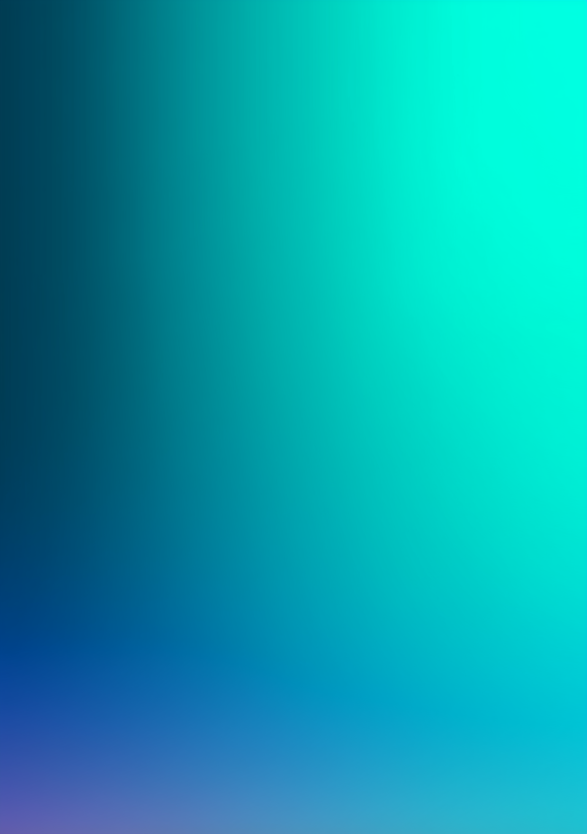
#> input picture debug_input.png, 1759 x 2500 px (shown at 1/3 size)
$ python -i vtracer_engine.py   (imports and definitions only)
#> lines starting #> are read from the running program, lines starting #| are printed output that depends on the picture
#> further down, picture is the input picture: PIL image 1759x2500 RGBA; mean R, G, B, A 6.3, 161.1, 172.6, 255
"""
Vectorizer engine — vtracer backend.

Pre-processing (individually togglable):
  resize
  -> unsharp_mask       (sharpen fine detail, default on, 100%)
  -> clahe              (local contrast, photos only, default off)
  -> lab_shadow_lift    (lift dark detail via LAB L-channel, no colour shift)
  -> saturation_boost   (separate similar colours for vtracer)
  -> global_contrast    (uniform contrast lift)
  -> colour_quantise    (k-means palette reduction, replaces posterize)
  -> posterize          (channel-based banding, legacy)
  -> vtracer

Post-processing (individually togglable):
  -> smart_path_retention / remove_short_paths
  -> rdp_simplify
  -> thin_path_stroke
  -> gap_fill
  -> group_by_color
"""

import io
import re
import tempfile
import os
import math
import vtracer

from PIL import Image, ImageFilter, ImageOps, ImageEnhance

try:
    import numpy as np
    _NUMPY = True
except ImportError:
    _NUMPY = False

try:
    import cv2
    _CV2 = True
except ImportError:
    _CV2 = False


# ---------------------------------------------------------------------------
# Resize
# ---------------------------------------------------------------------------

TARGET_PX   = 1_000_000
MIN_UPSCALE =   300_000


# [65 lines left out: functions _resize, _unsharp_mask, _clahe, not called in this run]


# ---------------------------------------------------------------------------
# Pre-processing: LAB Shadow Lift
# ---------------------------------------------------------------------------

def _lab_shadow_lift(img, strength=0.4, shadow_end=100):
    """
    Lift dark detail via the LAB L-channel only.
    Colours (A and B channels) are never touched — zero colour shift.
    strength: how much to brighten shadows (0.1–0.8)
    shadow_end: L values below this are lifted (0–180 in LAB space)
    """
#> called with strength = 0.4, shadow_end = 100
    if not _NUMPY:
        # Pillow fallback: curves on luminance only
        gray  = img.convert('L')
        lut   = []
        for i in range(256):
            if i < shadow_end:
                v = int(i + (shadow_end - i) * strength)
            else:
                v = i
            lut.append(min(255, v))
        rgb = img.convert('RGB')
        r, g, b = rgb.split()
        # Apply only to luminance-equivalent — approximate via each channel
        # Better than nothing but not colour-accurate
        lifted = Image.merge('RGB', (r.point(lut), g.point(lut), b.point(lut)))
        print(f'[engine] lab_shadow_lift (pillow approx): str={strength}', flush=True)
        if img.mode == 'RGBA':
            out = lifted.convert('RGBA'); out.putalpha(img.getchannel('A')); return out
        return lifted

    arr  = np.asarray(img.convert('RGB'), dtype=np.float32) / 255.0
    # Convert to LAB
    # Simple sRGB -> XYZ -> LAB (D65)
    def srgb_to_linear(c):
        return np.where(c <= 0.04045, c / 12.92, ((c + 0.055) / 1.055) ** 2.4)

    def linear_to_lab(rgb_lin):
        M = np.array([[0.4124564,0.3575761,0.1804375],
                      [0.2126729,0.7151522,0.0721750],
                      [0.0193339,0.1191920,0.9503041]])
        xyz = rgb_lin @ M.T
        xyz /= np.array([0.95047, 1.0, 1.08883])
        e = 0.008856
        xyz = np.where(xyz > e, xyz ** (1/3), 7.787 * xyz + 16/116)
        L = 116 * xyz[..., 1] - 16
        A = 500 * (xyz[..., 0] - xyz[..., 1])
        B = 200 * (xyz[..., 1] - xyz[..., 2])
#> in _lab_shadow_lift, `mask = L < lab_shadow`: mask: shape (2500, 1759) bool; every value is 1
        return L, A, B

    def lab_to_linear(L, A, B):
        fy = (L + 16) / 116
        fx = A / 500 + fy
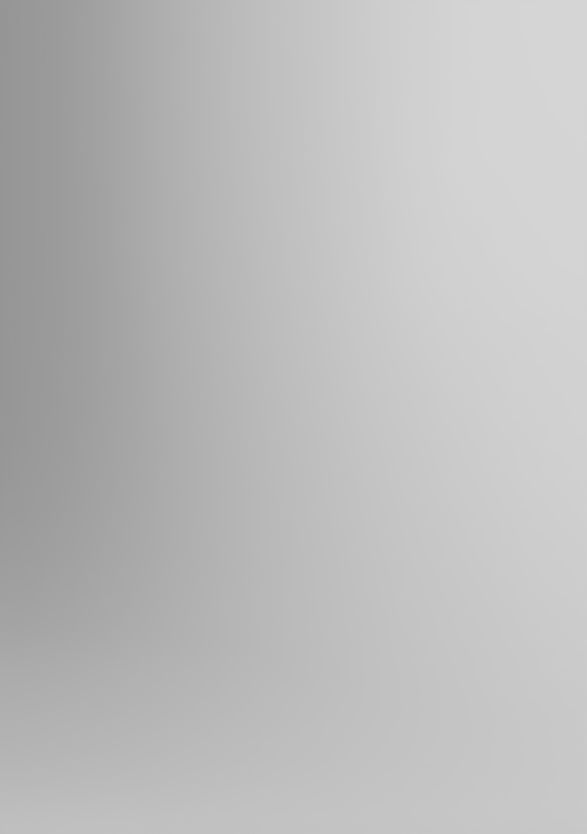
#> fx: shape (2500, 1759) float64 (shown at 1/3 size); min 0.581, max 0.842, mean 0.736
        fz = fy - B / 200
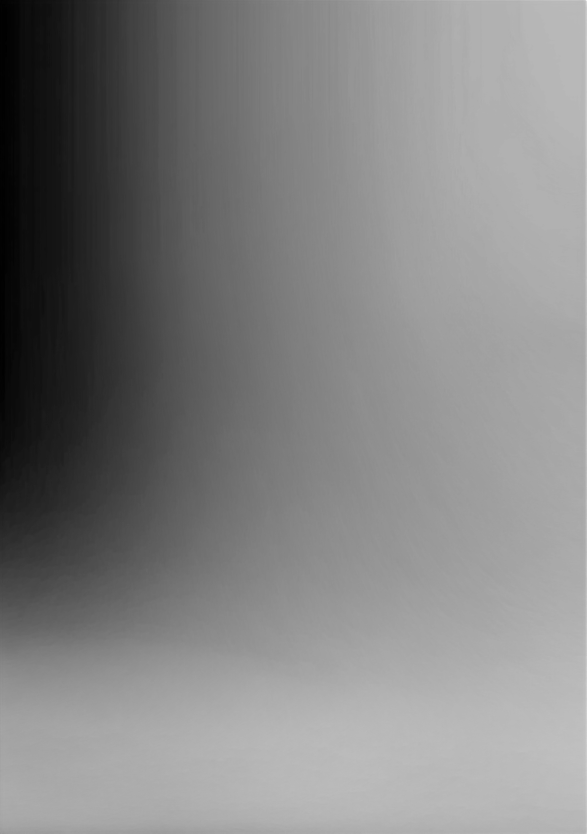
#> fz: shape (2500, 1759) float64 (shown at 1/3 size); min 0.693, max 1.05, mean 0.874; drawn with min black and max white
        e  = 0.008856
        x  = np.where(fx**3 > e, fx**3, (fx - 16/116) / 7.787)
        y  = np.where(fy**3 > e, fy**3, (fy - 16/116) / 7.787)
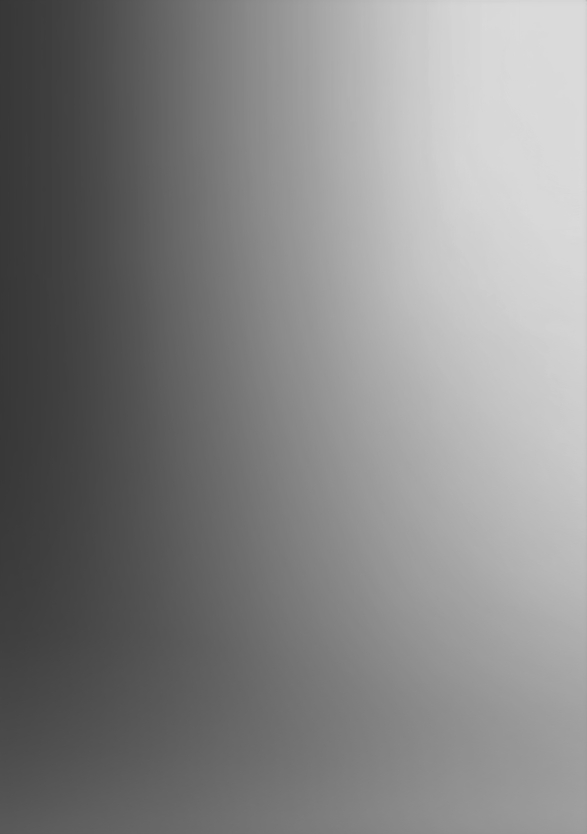
#> y: shape (2500, 1759) float64 (shown at 1/3 size); min 0.205, max 0.857, mean 0.523
        z  = np.where(fz**3 > e, fz**3, (fz - 16/116) / 7.787)
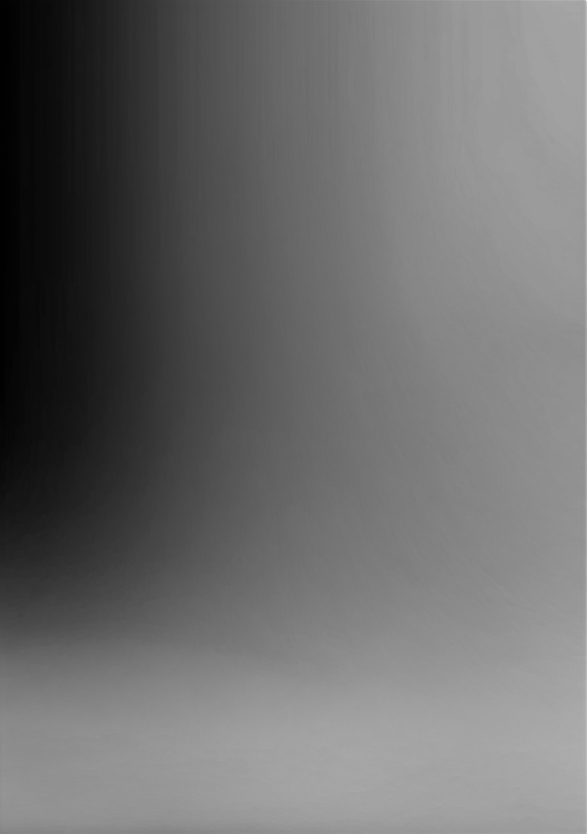
#> z: shape (2500, 1759) float64 (shown at 1/3 size); min 0.333, max 1.15, mean 0.681; drawn with min black and max white
        xyz = np.stack([x, y, z], axis=-1) * np.array([0.95047, 1.0, 1.08883])
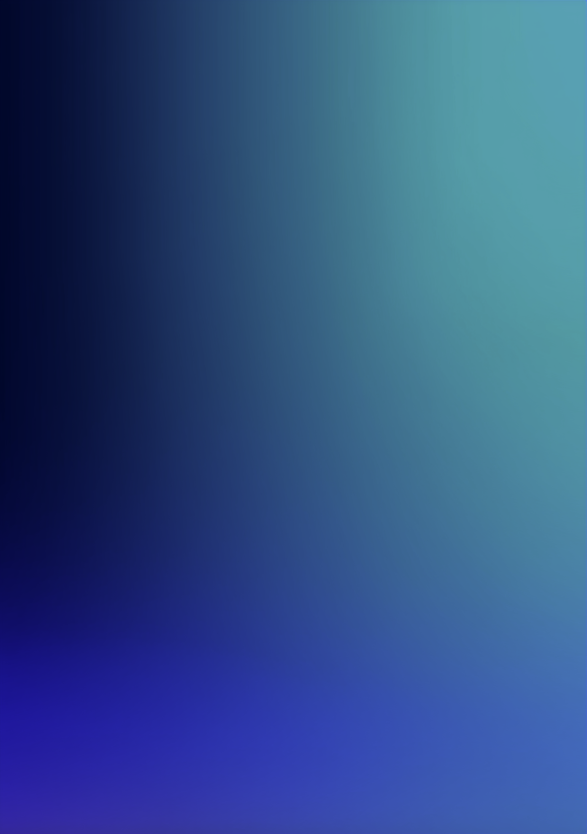
#> xyz: shape (2500, 1759, 3) float64 (shown at 1/3 size); mean of channels 0, 1, 2 0.389, 0.523, 0.741; drawn with min black and max white
        M_inv = np.array([[ 3.2404542,-1.5371385,-0.4985314],
                          [-0.9692660, 1.8760108, 0.0415560],
                          [ 0.0556434,-0.2040259, 1.0572252]])
        return np.clip(xyz @ M_inv.T, 0, None)

    def linear_to_srgb(c):
        return np.where(c <= 0.0031308, 12.92*c, 1.055*c**(1/2.4) - 0.055)
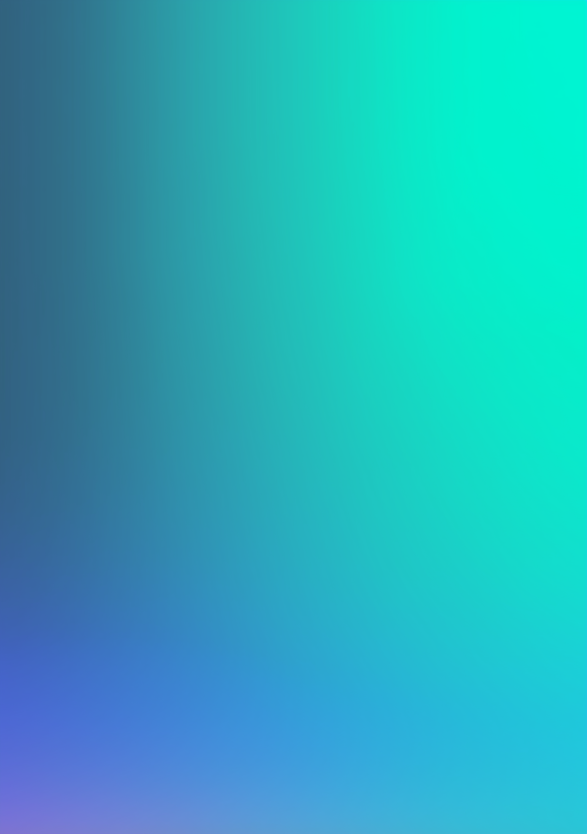
#> returned value: shape (2500, 1759, 3) float64 (shown at 1/3 size); mean of channels 0, 1, 2 0.315, 0.798, 0.848; drawn with min black and max white

    lin  = srgb_to_linear(arr)
    L, A, B = linear_to_lab(lin)

    # Lift L values below shadow_end
    lab_shadow = shadow_end / 100 * 100  # map to LAB L scale (0-100)
    mask = L < lab_shadow
    L    = np.where(mask, L + (lab_shadow - L) * strength, L)

    lin2   = lab_to_linear(L, A, B)
    result = np.clip(linear_to_srgb(lin2), 0, 1)
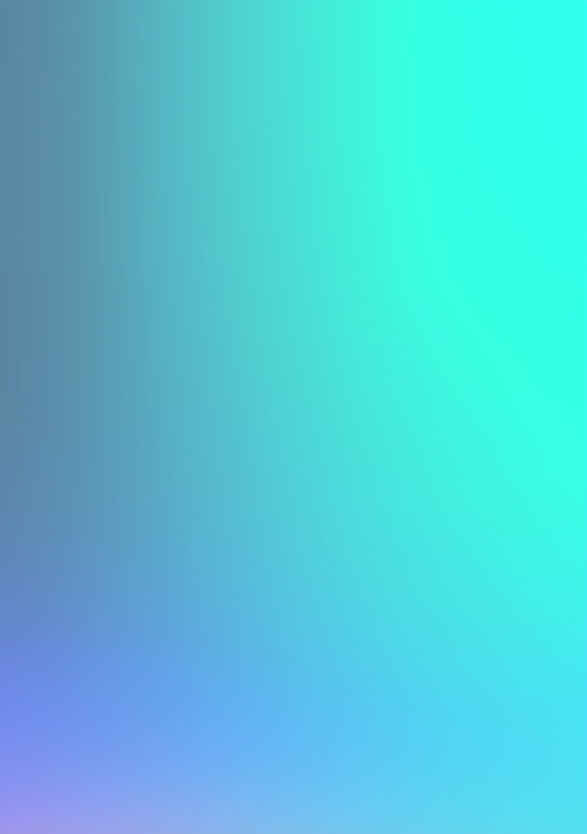
#> result: shape (2500, 1759, 3) float64 (shown at 1/3 size); mean of channels 0, 1, 2 0.315, 0.794, 0.848; drawn as R, G, B
    out    = Image.fromarray((result * 255).astype(np.uint8), 'RGB')
    print(f'[engine] lab_shadow_lift: str={strength} shadow_end={shadow_end}', flush=True)
    if img.mode == 'RGBA':
        out2 = out.convert('RGBA'); out2.putalpha(img.getchannel('A')); return out2
    return out


# ---------------------------------------------------------------------------
# Pre-processing: Saturation Boost
# ---------------------------------------------------------------------------

# [353 lines left out: functions _saturation_boost, _global_contrast, _colour_quantise, _remove_short_paths, _smart_path_retention, _rdp_dist and 6 more, not called in this run]

>>> from PIL import Image
>>> picture = Image.open('debug_input.png')
>>> result = _lab_shadow_lift(picture)
